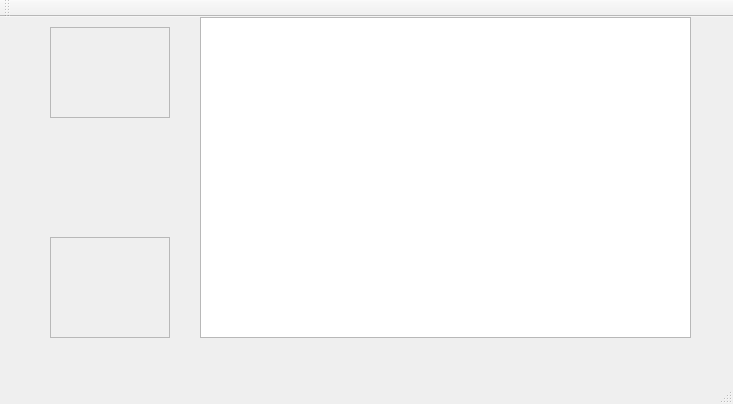
<?xml version="1.0" encoding="UTF-8"?>
<ui version="4.0">
 <class>MainWindow</class>
 <widget class="QMainWindow" name="MainWindow">
  <property name="geometry">
   <rect>
    <x>0</x>
    <y>0</y>
    <width>733</width>
    <height>404</height>
   </rect>
  </property>
  <property name="windowTitle">
   <string>MainWindow</string>
  </property>
  <widget class="QWidget" name="centralWidget">
   <widget class="QTreeView" name="FileList">
    <property name="geometry">
     <rect>
      <x>200</x>
      <y>0</y>
      <width>491</width>
      <height>321</height>
     </rect>
    </property>
    <property name="contextMenuPolicy">
     <enum>Qt::CustomContextMenu</enum>
    </property>
   </widget>
   <widget class="QScrollArea" name="IncludeTagsList">
    <property name="geometry">
     <rect>
      <x>50</x>
      <y>10</y>
      <width>120</width>
      <height>91</height>
     </rect>
    </property>
    <property name="contextMenuPolicy">
     <enum>Qt::CustomContextMenu</enum>
    </property>
    <property name="verticalScrollBarPolicy">
     <enum>Qt::ScrollBarAsNeeded</enum>
    </property>
    <property name="widgetResizable">
     <bool>false</bool>
    </property>
    <widget class="QWidget" name="scrollAreaWidgetContents">
     <property name="geometry">
      <rect>
       <x>0</x>
       <y>0</y>
       <width>105</width>
       <height>89</height>
      </rect>
     </property>
    </widget>
   </widget>
   <widget class="QScrollArea" name="ExcludeTagsList">
    <property name="geometry">
     <rect>
      <x>50</x>
      <y>220</y>
      <width>120</width>
      <height>101</height>
     </rect>
    </property>
    <property name="contextMenuPolicy">
     <enum>Qt::CustomContextMenu</enum>
    </property>
    <property name="widgetResizable">
     <bool>true</bool>
    </property>
    <widget class="QWidget" name="scrollAreaWidgetContents_2">
     <property name="geometry">
      <rect>
       <x>0</x>
       <y>0</y>
       <width>118</width>
       <height>99</height>
      </rect>
     </property>
    </widget>
   </widget>
  </widget>
  <widget class="QMenuBar" name="menuBar">
   <property name="geometry">
    <rect>
     <x>0</x>
     <y>0</y>
     <width>733</width>
     <height>26</height>
    </rect>
   </property>
  </widget>
  <widget class="QToolBar" name="mainToolBar">
   <attribute name="toolBarArea">
    <enum>TopToolBarArea</enum>
   </attribute>
   <attribute name="toolBarBreak">
    <bool>false</bool>
   </attribute>
  </widget>
  <widget class="QStatusBar" name="statusBar"/>
 </widget>
 <layoutdefault spacing="6" margin="11"/>
 <resources/>
 <connections/>
</ui>
